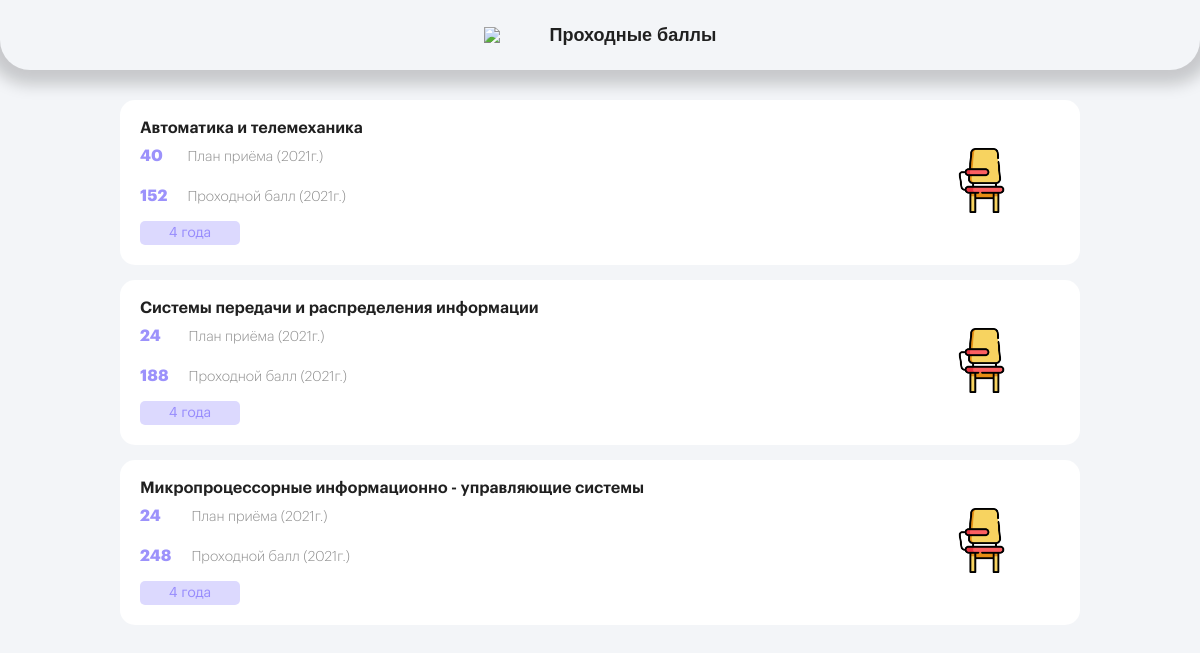
Page /scores.php on the committed database.
### tables this page shows
CREATE TABLE `etf_info` (
  `id` int NOT NULL,
  `name` varchar(255) NOT NULL,
  `code` varchar(255) NOT NULL,
  `period` varchar(255) NOT NULL,
  `admission_plan` int NOT NULL,
  `admission_plan_year` int NOT NULL,
  `score` int NOT NULL,
  `score_year` int NOT NULL,
  `exam_1` tinytext NOT NULL,
  `exam_2` tinytext NOT NULL,
  `exam_3` tinytext NOT NULL
);

### db.php (called while the page is built, shortened)
<?php
$hostname = "localhost";
$dbname = "belsut";
$username = "book";
$password = "*book*bsut";
$charset = "utf8mb4";
try {
    $conn = new PDO("mysql:host=$hostname; dbname=$dbname; charset=$charset;", $username, $password);
}
catch (PDOException $e){
    print("Connection failed: " . $e->getMessage());
}
function get_etf_info() {
    global $conn;
    $info = $conn->query("SELECT * FROM etf_info");
    return $info;
}

### scores.php (the view, shortened to what this page needs)
<?php require('require/head.php'); ?>
<header class="header">
    <div class="header_title">
        <img src="img/score.png">
        <h1>Проходные баллы</h1>
    </div>
</header>
<div class="container">
    <section class="max-img">
        <?php $info = get_etf_info();
        foreach ($info as $infosy): ?>
        <div class="block_scores" style="box-shadow: none;">
            <div class="block-1">
                <h2><?php echo $infosy["name"]; ?></h2>
                <table class="block-code tab">
                    <tr>
                        <td>
                            <p><?php echo $infosy["admission_plan"]; ?></p>
                        </td>
                        <td>
                            <h3>План приёма (<?php echo $infosy["admission_plan_year"]; ?>г.)</h3>
                        </td>
                    </tr>
                    <tr>
                        <td>
                            <p><?php echo $infosy["score"]; ?></p>
                        </td>
                        <td>
                            <h3>Проходной балл (<?php echo $infosy["score_year"]; ?>г.)</h3>
                        </td>
                    </tr>
                </table>
                <div class="years">
                    <h4><?php echo $infosy["period"]; ?></h4>
                </div>
            </div>
            <div class="block-2">
                <img src="img/desk.png">
            </div>
        </div>
        <?php endforeach; ?>
    </section>
</div>
<?php require('require/endpage.php'); ?>

### require/head.php (shortened to what this page needs)
<!DOCTYPE html>
<html lang="ru">
    <head>
        <link rel="stylesheet" href="../css/reset.css">
        <link rel="stylesheet" href="../css/slick.css">
        <link rel="stylesheet" href="../css/loading.css" type="text/css">
        <link rel="stylesheet" href="../css/fonts.css" type="text/css">
        <link rel="stylesheet" href="../css/animation.css" type="text/css">
        <link rel="stylesheet" href="../css/jquery.fancybox.css">
        <link rel="stylesheet" href="https://unicons.iconscout.com/release/v3.0.6/css/line.css">
        <link rel="stylesheet" href="../css/style.css" type="text/css">
    </head>
    <body class="body">
    <?php
        include ("db.php");
    ?>

### require/endpage.php (shortened to what this page needs)
    </body>
</html>

### css/style.css (style rules this page uses)
* { box-sizing: border-box; }
.container { max-width: 1000px; padding: 0 20px; margin: 0 auto; }
.container h2 { font-weight: 400; }
body { min-width: 320px; padding: 0; margin: 0; line-height: 20px; font-family: 'GraphikLCG', sans-serif; background-color: #f3f5f8; }
.header { min-height: 70px; max-height: 100px; max-width: 1220px; margin: 0 auto 30px auto; background-color: #f3f5f8; border-radius: 0 0 30px 30px; box-shadow: 0 0 15px 15px rgba(0, 0, 0, 0.18); justify-content: center; align-items: center; display: flex; position: sticky; top: 0; z-index: 100; }
header h1 { font-size: 18px; font-weight: 700; color: #202020; line-height: normal; text-align: center; padding-left: 50px; }
.header_title { font-family: 'Bold', sans-serif; position: relative; display: flex; align-items: center; justify-content: center; max-width: 500px; }
h1 { font-size: 18px; color: #202020; font-weight: 400; line-height: 40px; margin: 0; }
h2 { font-size: 14px; color: #202020; font-weight: 600; line-height: 2em; }
h3 { font-size: 14px; font-weight: 300; margin: 0; }
h4 { font-size: 14px; font-weight: 400; color: #978bfc; }
.tab p { font-size: 18px; color: #8d8d8d; font-weight: 700; padding-right: 50px; line-height: 40px; }
.max-img img { max-width: 20px; }
.max-img h2 { margin: 0; font-weight: 400; }
.max-img h3 { color: #707070; margin: 15px 0 10px 0; }
.header_title img { max-width: 30px; max-height: 30px; }
section { margin-bottom: 15px; }
.tab { position: relative; display: flex; align-items: start; margin: auto; }
.block_timetable_lesson, .block_scores, .block-eat { position: relative; display: flex; align-items: center; background-color: #fff; border-radius: 15px; }
.block, .block_scores { justify-content: space-between; margin-bottom: 15px; padding: 20px; }
.block-1, .block-2 { align-items: center; }
.block-1 h2, .block-12 h2 { line-height: 1; }
.block-1 h2, .block-12 h2 { font-size: 16px }
.block-1 h2 { font-weight: 600; }
.block-2 { margin: auto 5% auto 0; align-items: center; }
.block-2 img { min-width: 65px; }
.block-code { position: relative; display: flex; align-items: center; }
.block h2, .block_scores h2, h4 { margin: 0; }
.block h3, .block-code h3 { padding-left: 10px; }
.block-code h3 { color: #8d8d8d; margin: 3px 0; }
.years { text-align: center; width: 100px; border-radius: 5px; background-color: rgba(156, 146, 251, 0.35); margin-top: 5px; }
.years h4 { padding: 2px 10px; }
.block-mini p, .block-code p, .block-eat p { font-weight: 700; color: #9c92fb; }
.block-code p { font-size: 16px; padding-right: 10px; }
td { font-size: 14px; }

### rows in the picture
etf_info: name "Автоматика и телемеханика", admission_plan "40", admission_plan_year "2021", score "152", score_year "2021", period "4 года"
etf_info: name "Системы передачи и распределения информации", admission_plan "24", admission_plan_year "2021", score "188", score_year "2021", period "4 года"
etf_info: name "Микропроцессорные информационно - управляющие системы", admission_plan "24", admission_plan_year "2021", score "248", score_year "2021", period "4 года"
